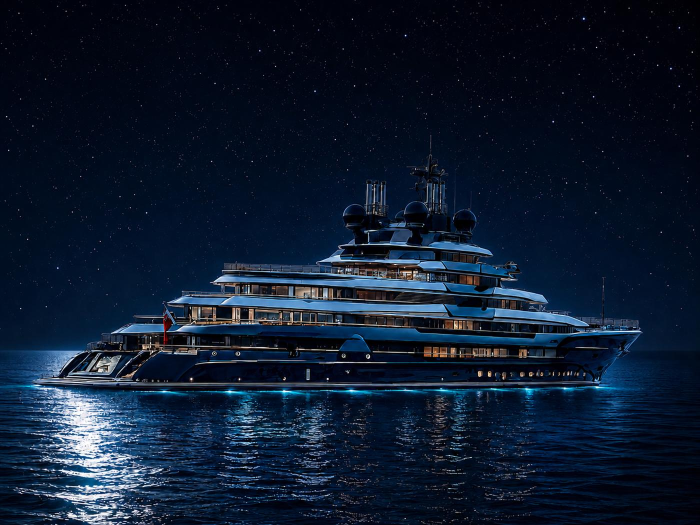
#> input picture assets/hero-ship.jpg, 1400 x 1050 px (shown at 1/2 size)
$ python make-qr-poster.py
#> lines starting #> are read from the running program, lines starting #| are printed output that depends on the picture
"""
Erzeugt assets/qr-poster.png - ein Bild im Handy-Hochformat (1080x1920) mit
QR-Code zur Downloadseite, grafisch an index.html angelehnt.

Benoetigt: pip install qrcode pillow
Aufruf:    python tools/make-qr-poster.py
"""

from pathlib import Path

import qrcode
from PIL import Image, ImageDraw, ImageFont

# ---------------------------------------------------------------- Konfiguration

URL = "https://aegk71.github.io/LED-SMM2026/"

W, H = 1080, 1920

NAVY = (20, 56, 104)
NAVY_DARK = (14, 40, 71)
MAGENTA = (182, 31, 82)
WHITE = (255, 255, 255)
KICKER = (168, 188, 214)
MUTED = (185, 198, 216)

BAR_H = 160          # weisse Logoleiste
BAND_BOTTOM = 760    # Unterkante des Schiff-Bands

ROOT = Path(__file__).resolve().parent.parent
SHIP = ROOT / "assets" / "hero-ship.jpg"
LOGO = ROOT / "assets" / "lethe-logo.jpg"
OUT = ROOT / "assets" / "qr-poster.png"

FONTS = Path("C:/Windows/Fonts")


def font(name, size):
    for candidate in (name, {"segoeuib.ttf": "arialbd.ttf",
                             "segoeui.ttf": "arial.ttf",
                             "seguisb.ttf": "arialbd.ttf"}.get(name, "arial.ttf")):
        path = FONTS / candidate
        if path.exists():
            return ImageFont.truetype(str(path), size)
    return ImageFont.load_default()


BOLD = lambda s: font("segoeuib.ttf", s)
SEMI = lambda s: font("seguisb.ttf", s)
REG = lambda s: font("segoeui.ttf", s)


def center(draw, y, text, fnt, fill):
    w = draw.textlength(text, font=fnt)
    draw.text(((W - w) / 2, y), text, font=fnt, fill=fill)


def tracked(draw, x, y, text, fnt, fill, tracking):
    """Text mit Sperrsatz - PIL kann das nicht von sich aus."""
    for ch in text:
        draw.text((x, y), ch, font=fnt, fill=fill)
        x += draw.textlength(ch, font=fnt) + tracking
    return x


def tracked_center(draw, y, text, fnt, fill, tracking):
    width = sum(draw.textlength(c, font=fnt) + tracking for c in text) - tracking
    tracked(draw, (W - width) / 2, y, text, fnt, fill, tracking)


# ---------------------------------------------------------------- Hintergrund

# Der Bereich unter dem Band ist einfarbig - das Schiff-Band blendet per
# Verlauf genau in diesen Ton aus, so entsteht keine sichtbare Kante.
poster = Image.new("RGB", (W, H), NAVY_DARK)
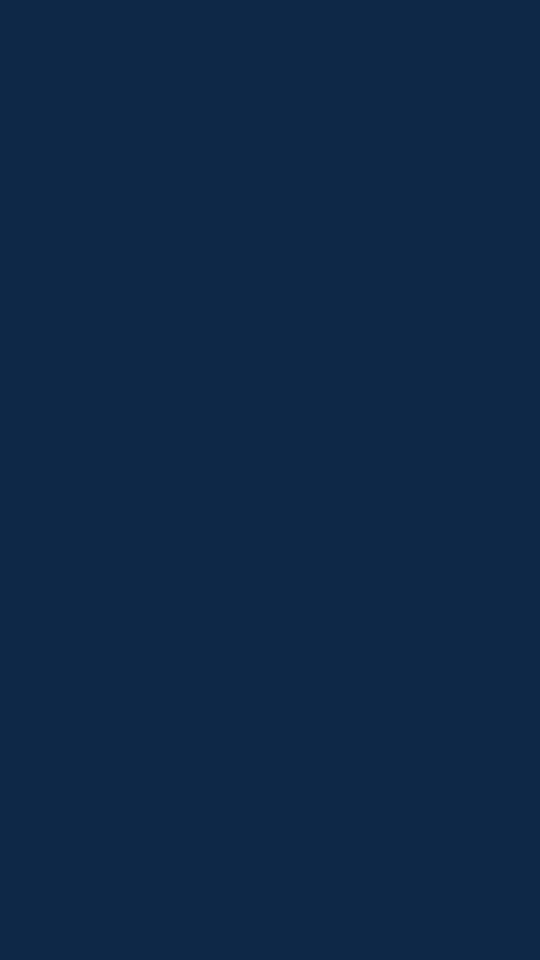
#> poster: PIL image 1080x1920 RGB (shown at 1/2 size); mean R, G, B 14, 40, 71

# Schiff-Band: auf Breite skalieren, mittig auf Bandhoehe beschneiden
band_h = BAND_BOTTOM - BAR_H
ship = Image.open(SHIP).convert("RGB")
#> ship is the input picture: PIL image 1400x1050 RGB; mean R, G, B 13.9, 26.8, 46.7
scale = W / ship.width
#> scale = 0.771
ship = ship.resize((W, round(ship.height * scale)), Image.LANCZOS)
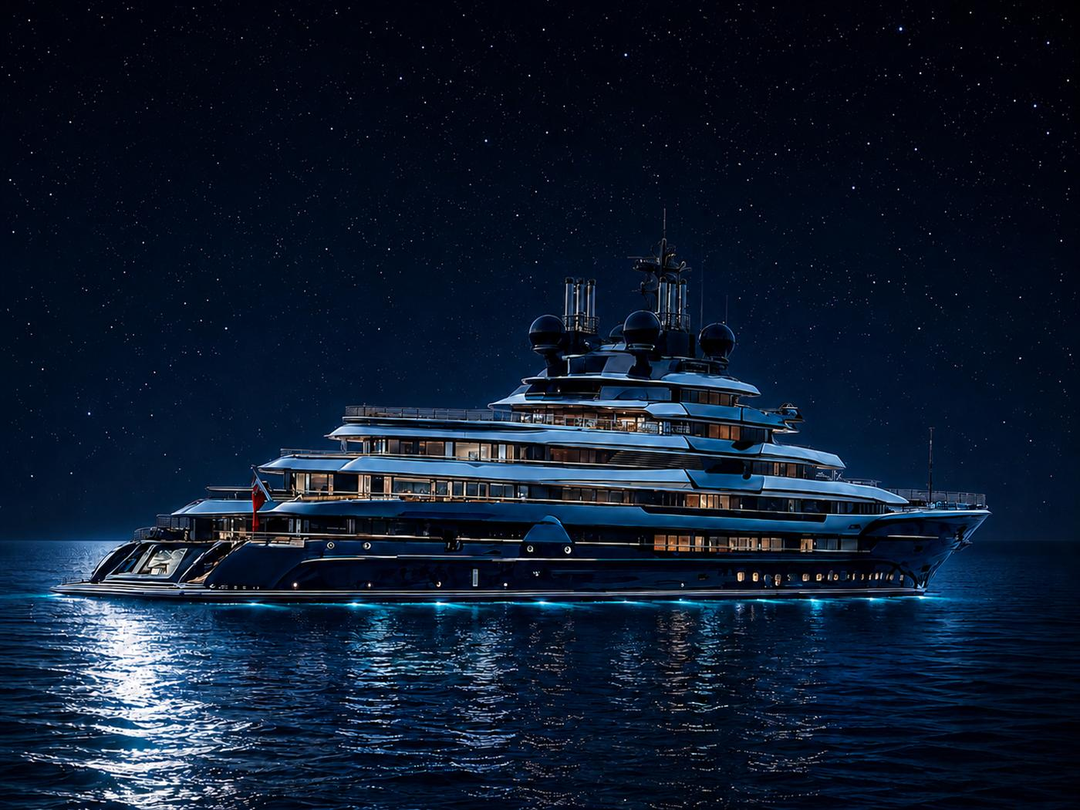
#> ship: PIL image 1080x810 RGB; mean R, G, B 14, 26.9, 46.6
top = max(0, (ship.height - band_h) // 2)
#> top = 105
ship = ship.crop((0, top, W, min(top + band_h, ship.height)))
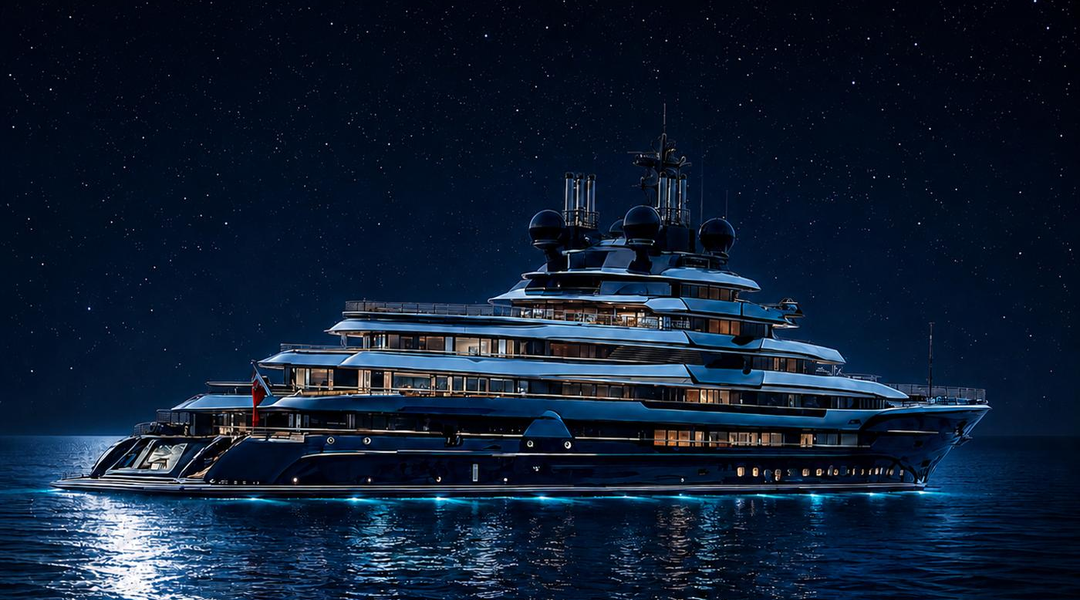
#> ship: PIL image 1080x600 RGB; mean R, G, B 14.9, 29.6, 50.6
if ship.height < band_h:
    ship = ship.resize((W, band_h), Image.LANCZOS)

# Navy-Verlauf darueber: oben nur leicht getoent, damit das Schiff wirkt,
# nach unten bis auf volle Deckung - dadurch geht das Band nahtlos in die
# einfarbige Flaeche ueber, auf der Headline und QR-Code stehen.
overlay = Image.new("RGBA", (1, band_h))
for i in range(band_h):
    t = i / max(band_h - 1, 1)
    alpha = round(255 * min(1.0, 0.28 + 0.72 * t ** 2.2))
    col = tuple(round(NAVY[c] + (NAVY_DARK[c] - NAVY[c]) * t) for c in range(3))
    overlay.putpixel((0, i), col + (alpha,))
ship = Image.alpha_composite(ship.convert("RGBA"), overlay.resize((W, band_h)))
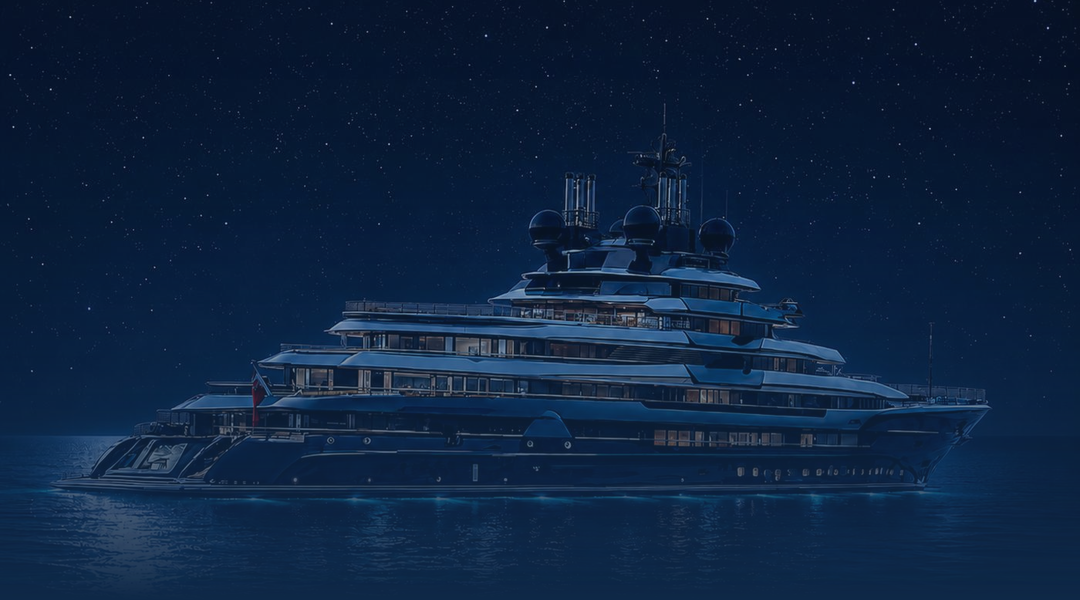
#> ship: PIL image 1080x600 RGBA; mean R, G, B, A 13.5, 34.8, 63.5, 255
poster.paste(ship.convert("RGB"), (0, BAR_H))
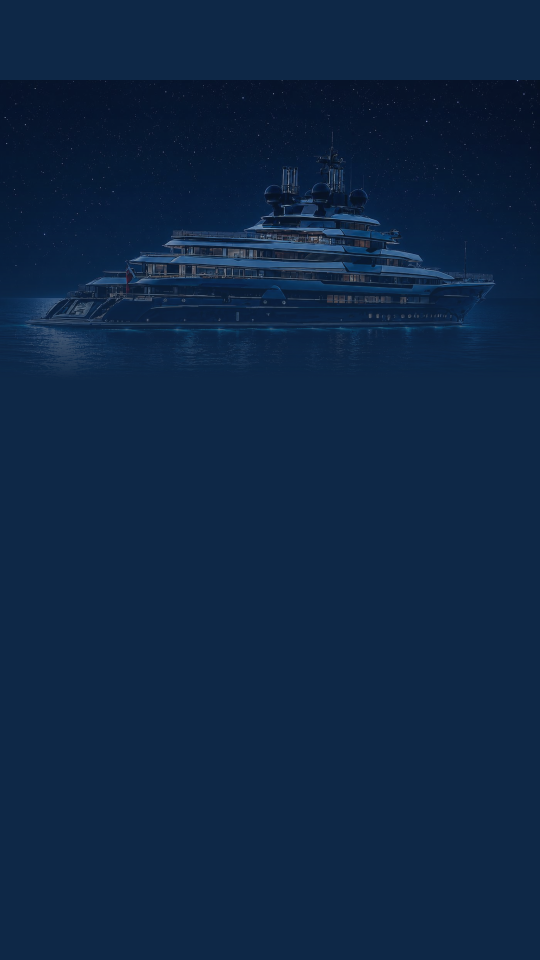
#> poster: PIL image 1080x1920 RGB (shown at 1/2 size); mean R, G, B 13.8, 38.4, 68.7

draw = ImageDraw.Draw(poster)

# ---------------------------------------------------------------- Logoleiste

draw.rectangle([0, 0, W, BAR_H], fill=WHITE)

#> (the run stopped early here; a loop or call above may not have finished)
